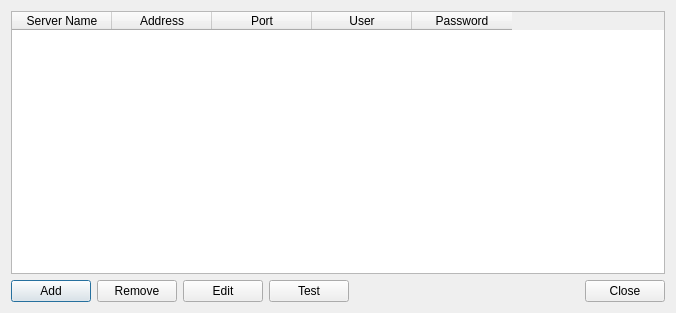
<?xml version="1.0" encoding="UTF-8"?>
<ui version="4.0">
 <class>Dialog</class>
 <widget class="QDialog" name="Dialog">
  <property name="windowModality">
   <enum>Qt::WindowModal</enum>
  </property>
  <property name="geometry">
   <rect>
    <x>0</x>
    <y>0</y>
    <width>676</width>
    <height>313</height>
   </rect>
  </property>
  <property name="windowTitle">
   <string>Configure Servers</string>
  </property>
  <layout class="QGridLayout" name="gridLayout">
   <item row="0" column="0">
    <layout class="QVBoxLayout" name="verticalLayout">
     <item>
      <widget class="QTableWidget" name="tableWidget">
       <property name="editTriggers">
        <set>QAbstractItemView::NoEditTriggers</set>
       </property>
       <property name="selectionMode">
        <enum>QAbstractItemView::SingleSelection</enum>
       </property>
       <property name="selectionBehavior">
        <enum>QAbstractItemView::SelectRows</enum>
       </property>
       <attribute name="horizontalHeaderCascadingSectionResizes">
        <bool>false</bool>
       </attribute>
       <attribute name="horizontalHeaderHighlightSections">
        <bool>false</bool>
       </attribute>
       <attribute name="verticalHeaderVisible">
        <bool>false</bool>
       </attribute>
       <column>
        <property name="text">
         <string>Server Name</string>
        </property>
       </column>
       <column>
        <property name="text">
         <string>Address</string>
        </property>
       </column>
       <column>
        <property name="text">
         <string>Port</string>
        </property>
       </column>
       <column>
        <property name="text">
         <string>User</string>
        </property>
       </column>
       <column>
        <property name="text">
         <string>Password</string>
        </property>
       </column>
      </widget>
     </item>
     <item>
      <layout class="QHBoxLayout" name="horizontalLayout">
       <item>
        <widget class="QPushButton" name="addButton">
         <property name="text">
          <string>Add</string>
         </property>
        </widget>
       </item>
       <item>
        <widget class="QPushButton" name="removeButton">
         <property name="text">
          <string>Remove</string>
         </property>
        </widget>
       </item>
       <item>
        <widget class="QPushButton" name="editButton">
         <property name="text">
          <string>Edit</string>
         </property>
        </widget>
       </item>
       <item>
        <widget class="QPushButton" name="testButton">
         <property name="text">
          <string>Test</string>
         </property>
        </widget>
       </item>
       <item>
        <spacer name="horizontalSpacer">
         <property name="orientation">
          <enum>Qt::Horizontal</enum>
         </property>
         <property name="sizeHint" stdset="0">
          <size>
           <width>58</width>
           <height>20</height>
          </size>
         </property>
        </spacer>
       </item>
       <item>
        <widget class="QPushButton" name="closeButton">
         <property name="text">
          <string>Close</string>
         </property>
        </widget>
       </item>
      </layout>
     </item>
    </layout>
   </item>
  </layout>
 </widget>
 <resources/>
 <connections/>
</ui>
